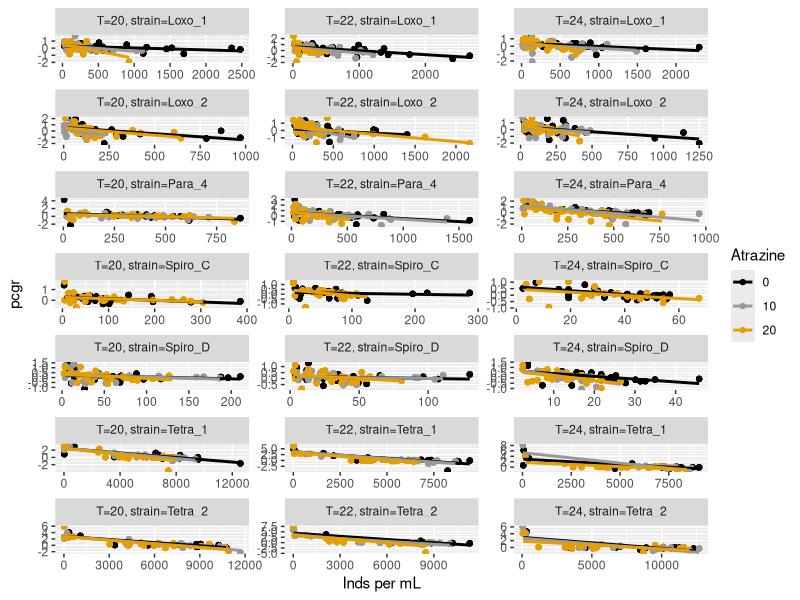
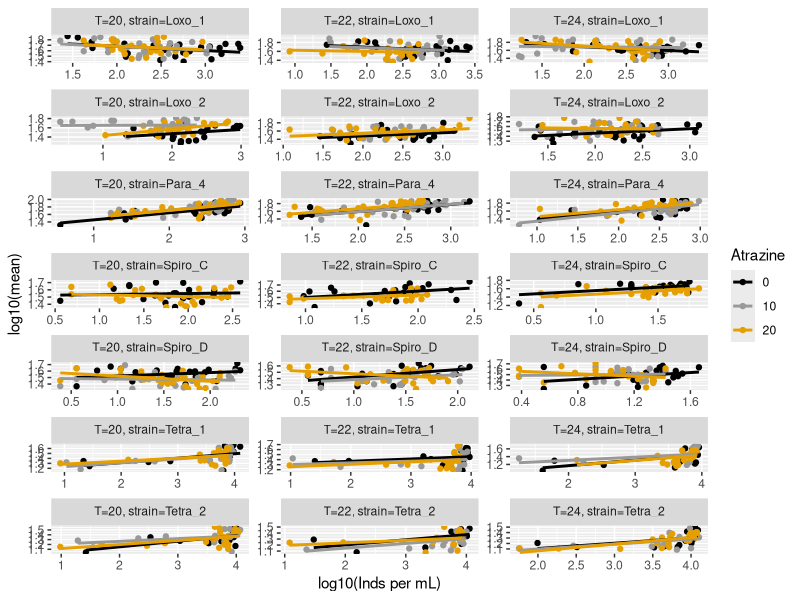
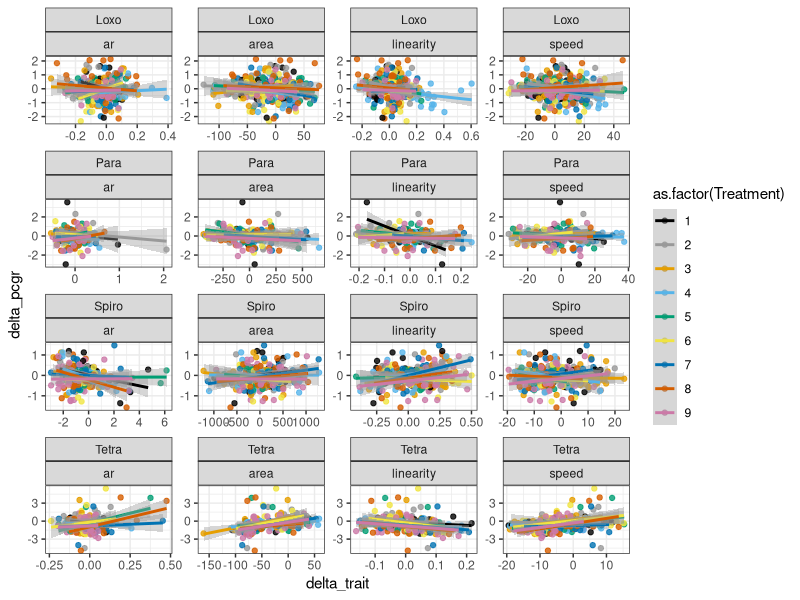
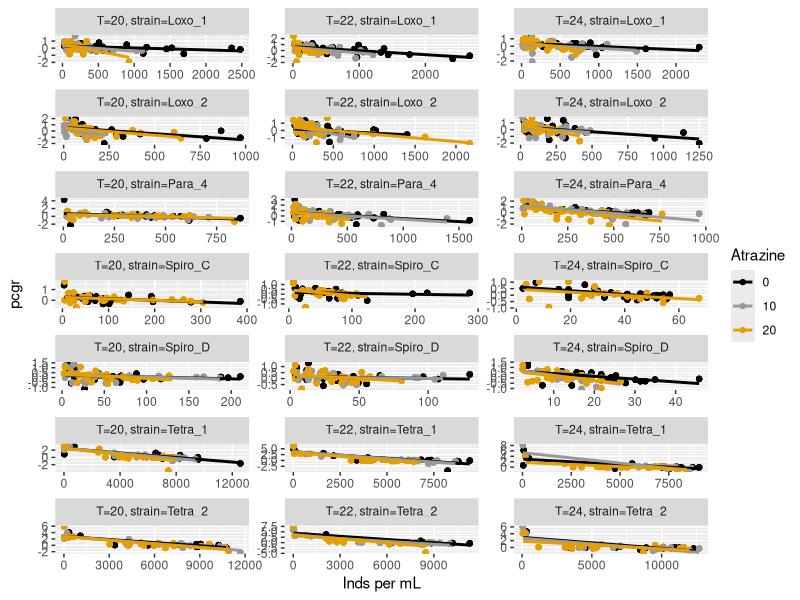
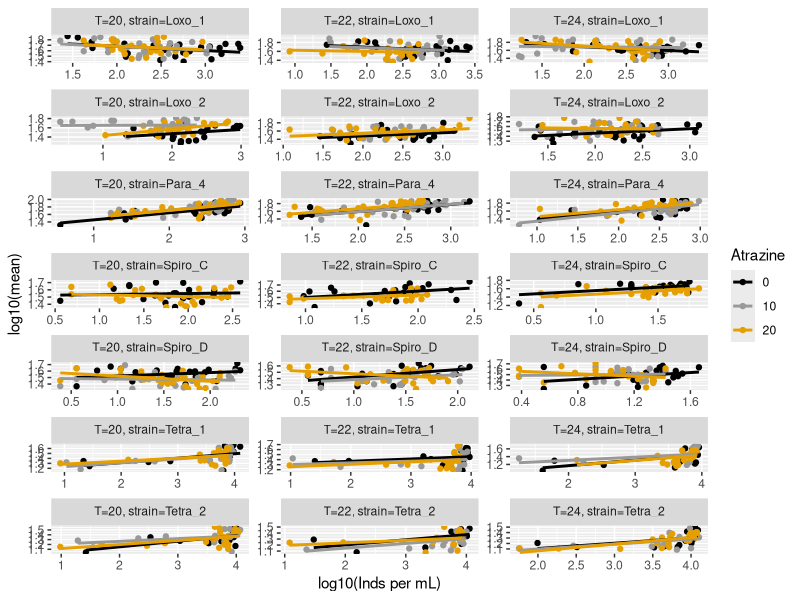

Here is the R script that generated these plots, in order: (Note: this script raises an error after producing the figures.)
library(tidyverse)
library(lubridate)
library(mgcv)
cbPalette <- c("#999999", "#E69F00", "#56B4E9", "#009E73", "#F0E442", 
               "#0072B2", "#D55E00", "#CC79A7")#
#devtools::install_github("ctkremer/growthTools")
#library(growthTools)

# CILIATES ------
## Import data and compute pcgr, and only keep specific species-trait combinations----
data_cilia <- read.csv("ciliates/OverviewTraitsFull.csv") %>%
  mutate(strain = as_factor(ID_spec)) %>%
  group_by(Atrazine, Temp, strain) %>%
  mutate(pcgr = log(lead(Parts_permL, 1)/Parts_permL)/(lead(Days_fromstart, 1)-Days_fromstart),
         .after = Parts_permL) %>% 
  filter(pcgr > -5, strain!="Spiro_5") %>% #Kick out extremely negative pcgr, as well as Spiro_5 (not enough data to make a ref model)
  ungroup() %>%
  separate(strain, into = c("species", "sp.strain"), remove=F) %>%#link to species
  group_by(strain) %>%
  mutate(phase = cut_interval(log10(Parts_permL), n=5, labels = FALSE)) %>%
  pivot_longer(mean_ar:sd_linearity, names_to="trait") %>%
  separate(trait, into=c("stat", "trait"), sep="_") %>%
  pivot_wider(names_from=stat, values_from=value) %>%
  mutate(cv=sd/mean)
#%>%
#  filter(((species=="Spiro")&(trait=="speed"))|((species=="Tetra")&(trait=="speed"))
#         |((species=="Para")&(trait=="speed"))|((species=="Loxo")&(trait=="speed")))

##check if dd changes with treatment -------
ggplot(data_cilia) +
  scale_colour_manual(values=c("black", cbPalette)) + 
  aes(x=Parts_permL,y=pcgr, col=as.factor(Atrazine)) +
  geom_point() +
  facet_wrap(vars(ID_spec, Temp), scales="free", ncol=3,#,
             labeller = label_bquote(paste("T=", .(Temp),
                                           ", strain=", .(ID_spec)))) +
  geom_smooth(method=lm, aes(x=Parts_permL, y=pcgr, col=as.factor(Atrazine)),
              formula=y ~ poly(x,1), se=F) + 
  labs(x="Inds per mL", y="pcgr", col="Atrazine")
ggsave("dd_cilia.pdf", width=6, height = 12, 
       device = "pdf")
model <- lm(pcgr~(Parts_permL+as.factor(Atrazine)+as.factor(Temp)+strain)^2, 
            data=data_cilia)
##check if dependence of trait on density changes with treatment -------
ggplot(subset(data_cilia, trait=="speed")) +
  scale_colour_manual(values=c("black", cbPalette)) + 
  aes(x=log10(Parts_permL),y=log10(mean), col=as.factor(Atrazine)) +
  geom_point() +
  facet_wrap(vars(ID_spec, Temp), scales="free", ncol=3,#,
             labeller = label_bquote(paste("T=", .(Temp),
                                           ", strain=", .(ID_spec)))) +
  geom_smooth(method=lm, aes(x=log10(Parts_permL), y=log10(mean), col=as.factor(Atrazine)),
              formula=y ~ poly(x,1), se=F)+
  labs(x="log10(Inds per mL)", y="log10(mean)", col="Atrazine")
ggsave("dd_cilia_linearity.pdf", width=6, height = 12, 
       device = "pdf")
model <- lm(log10(mean)~(log10(Parts_permL)+as.factor(Atrazine)+as.factor(Temp)+strain)^2, 
            data=subset(data_cilia, trait=="speed"))

## fit a reference model of dd and trait dependence on density--------
# This model only uses the control data
# w/o crashes. Crash detection happens with a GAM
# No apparent lag phases here.
data_cilia_ref <- data_cilia %>% 
  filter(Treatment==1) 
gam_model <- gam(log10(Parts_permL) ~ strain + 
                   s(Days_fromstart, by = strain, k=5),
                 data = data_cilia_ref)
data_cilia_ref$predictions <- predict.gam(gam_model) 
data_cilia_ref <- data_cilia_ref %>%
  group_by(strain) %>%
  filter(Days_fromstart < max(Days_fromstart*(predictions==max(predictions))))
###first dd----------------
ref_model_dd <- lm(data_cilia_ref, formula = pcgr ~ poly(Parts_permL,1)*strain + strain)

###then traits----------------
ref_model_trait <- lm(data_cilia_ref,  
                      formula = mean ~ poly(log10(Parts_permL),1)*strain*trait + strain*trait + strain + trait)
###add predictions to the original data frame------------
data_cilia$pcgr_ref <- predict.lm(ref_model_dd, newdata = data_cilia)
data_cilia$mean_ref <- predict.lm(ref_model_trait, newdata = data_cilia)
data_cilia <- data_cilia %>%
  mutate(delta_pcgr = pcgr-pcgr_ref) %>%
  mutate(delta_trait = mean-mean_ref)

##now check if delta with ref model depends on the trait----------
ggplot(data_cilia) +
  theme_bw() + 
  scale_size_manual(values=c(rep(1,2), 3, rep(1,10))) +
  scale_colour_manual(values=c("black", cbPalette)) + 
  geom_point(aes(x=delta_trait, y=delta_pcgr, col=as.factor(Treatment)), 
             alpha=0.8) + 
  geom_smooth(method=lm, aes(x=delta_trait, y=delta_pcgr, col=as.factor(Treatment)),#
              formula=y ~ poly(x,1)) + #,  col="black"
  facet_wrap(vars(species, trait), scales="free")

# CYANO ------
## Import data and compute pcgr----
data_cyano <- read.csv("cyanobacteria/mono_data.csv") %>%
  separate(date.time, sep=" ", into = c("date", "time")) %>%
  mutate(day = yday(date), .after = date) %>%
  select(-c(date, time)) %>%
  group_by(strain, treat) %>%
  mutate(day = day - min(day)) %>%
  mutate(pcgr = log(lead(population.mean,1)/population.mean)/(lead(day,1)-day),
         .after = population.mean) %>%
  filter(!is.na(pcgr)) %>%
  ungroup() %>%
  mutate(species = case_when(strain%in%c(2375,2524)~"one",
                             TRUE ~ "two")) %>%#link to species
  mutate(strain = as_factor(strain)) %>%
  group_by(strain) %>%
  mutate(phase = cut_interval(log10(population.mean), n=5, labels = FALSE)) %>%
  select(-population.sd) %>%
  pivot_longer(FSC.HLin.mean:NIR.R.HLin.sd, names_to="trait") %>%
  separate(trait, into=c("trait", "stat"), sep="in.") %>%
  pivot_wider(names_from=stat, values_from=value) %>%
  mutate(cv=sd/mean) 
#%>%
  #filter(((species=="one")&(trait=="RED.B.HL"))|((species=="two")&(trait=="YEL.B.HL")))

##check if dd changes with treatment -------
ggplot(data_cyano) +
  aes(x=population.mean,y=pcgr, col=treat) +
  geom_point() +
  facet_grid(cols=vars(strain), scales="free") +
  geom_smooth(method=lm, aes(x=population.mean, y=pcgr, col=treat),
              formula=y ~ poly(x,1), se=F) 

##check if dependence of trait on density changes with treatment -------
ggplot(data_cyano) +
  aes(x=log10(population.mean),y=mean, col=treat) +
  geom_point() +
  facet_grid(cols=vars(strain), rows=vars(trait), scales="free") +
  geom_smooth(method=lm, aes(x=log10(population.mean), y=mean, col=treat),
              formula=y ~ poly(x,2), se=F)

#yes, 2nd order

## fit a reference model of dd and trait dependence on density--------
# This model only uses the control data
# no apparent lags; no apparent crashes
###first dd----------------
ref_model_dd <- lm(data_cyano%>%filter(treat=="C"), formula = pcgr ~ poly(population.mean,1)*strain + strain)

###then traits----------------
ref_model_trait <- lm(data_cyano%>%filter(treat=="C"),  
                      formula = mean ~ poly(log10(population.mean),2)*strain*trait + strain*trait + strain + trait)

###add predictions to the original data frame -------------
data_cyano$pcgr_ref <- predict.lm(ref_model_dd, newdata = data_cyano)
data_cyano$mean_ref <- predict.lm(ref_model_trait, newdata = data_cyano)
data_cyano <- data_cyano %>%
  mutate(delta_pcgr = pcgr-pcgr_ref) %>%
  mutate(delta_trait = log10(mean/mean_ref))

##now check if delta with ref model depends on the trait----------
ggplot(data_cyano) +
  theme_bw() + 
  scale_size_manual(values=c(rep(1,2), 3, rep(1,10))) +
  scale_colour_manual(values=cbPalette[c(2,3,1,4:8)]) + 
  geom_point(aes(x=delta_trait, y=delta_pcgr, col=treat, pch=strain), 
             alpha=0.8) + 
  geom_smooth(method=lm, aes(x=delta_trait, y=delta_pcgr, col=treat),#
              formula=y ~ poly(x,1)) + #,  col="black"
  facet_grid(rows=vars(species), cols=vars(trait), scales="free")
  
